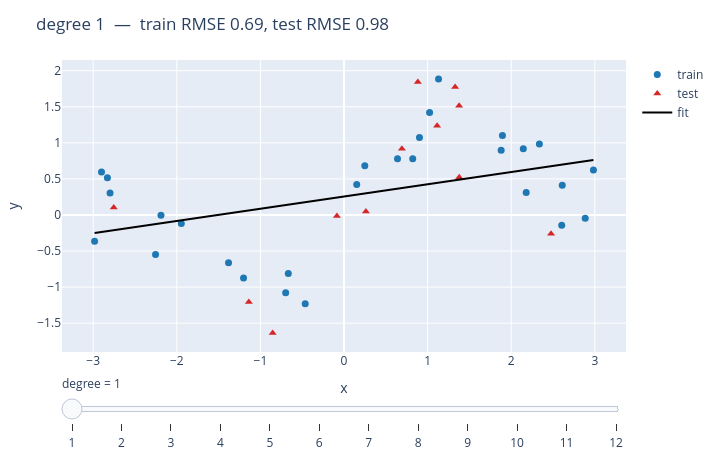

The notebook cell this image was saved under:
### Markdown cell above
### バイアス-バリアンス: 多項式の次数

なぜ次数 6 + リッジを選ぶのか。次数を上げると訓練誤差は下がり続けますが、CV 誤差は途中で増えます(過学習)。
下の Plotly スライダー(静的 HTML 可)で次数を動かして確認してください。

### Code cell
plotting.plotly_model_complexity(x, y, degrees=range(1, 13), test_size=0.3, seed=0).show()

### Figure 1 — Plotly figure (JSON) as saved in the notebook; plotly's stock layout.template omitted (floating-point values rounded to 4 significant figures; data arrays with more than 128 entries replaced by an {"elided": "..."} marker saying what was removed)
{"data": [{"marker": {"color": "#1f77b4", "size": 7}, "mode": "markers", "name": "train", "type": "scatter", "x": [2.61, -2.83, 2.983, 1.88, 2.337, 0.1521, 2.604, -1.381, -0.6665, -2.254, 0.2488, -0.4639, 2.179, -1.946, 2.144, -2.901, 1.131, -0.6979, 1.895, 1.024, -2.189, 0.9028, 0.8218, 0.6398, -1.202, 2.885, -2.799, -2.984], "y": [0.4114, 0.5148, 0.6239, 0.8987, 0.983, 0.4223, -0.1426, -0.6609, -0.8115, -0.5486, 0.6828, -1.231, 0.3108, -0.1184, 0.9197, 0.5951, 1.886, -1.077, 1.102, 1.422, -0.0045, 1.074, 0.7805, 0.7794, -0.8735, -0.0442, 0.3044, -0.3637]}, {"marker": {"color": "#d62728", "size": 7, "symbol": "triangle-up"}, "mode": "markers", "name": "test", "type": "scatter", "x": [0.8831, 0.6923, 1.113, -2.754, -1.139, -0.085, 1.377, -0.8532, 0.2617, 1.378, 1.329, 2.477], "y": [1.844, 0.9166, 1.239, 0.1021, -1.207, -0.0143, 1.515, -1.637, 0.0467, 0.5216, 1.773, -0.2615]}, {"line": {"color": "black"}, "mode": "lines", "name": "fit", "type": "scatter", "x": {"elided": "300 float values"}, "y": {"elided": "300 float values"}}], "layout": {"height": 460, "margin": {"b": 40, "l": 50, "r": 20, "t": 60}, "sliders": [{"currentvalue": {"prefix": "degree = "}, "steps": [{"args": [["1"], {"frame": {"duration": 0, "redraw": true}, "mode": "immediate"}], "label": "1", "method": "animate"}, {"args": [["2"], {"frame": {"duration": 0, "redraw": true}, "mode": "immediate"}], "label": "2", "method": "animate"}, {"args": [["3"], {"frame": {"duration": 0, "redraw": true}, "mode": "immediate"}], "label": "3", "method": "animate"}, {"args": [["4"], {"frame": {"duration": 0, "redraw": true}, "mode": "immediate"}], "label": "4", "method": "animate"}, {"args": [["5"], {"frame": {"duration": 0, "redraw": true}, "mode": "immediate"}], "label": "5", "method": "animate"}, {"args": [["6"], {"frame": {"duration": 0, "redraw": true}, "mode": "immediate"}], "label": "6", "method": "animate"}, {"args": [["7"], {"frame": {"duration": 0, "redraw": true}, "mode": "immediate"}], "label": "7", "method": "animate"}, {"args": [["8"], {"frame": {"duration": 0, "redraw": true}, "mode": "immediate"}], "label": "8", "method": "animate"}, {"args": [["9"], {"frame": {"duration": 0, "redraw": true}, "mode": "immediate"}], "label": "9", "method": "animate"}, {"args": [["10"], {"frame": {"duration": 0, "redraw": true}, "mode": "immediate"}], "label": "10", "method": "animate"}, {"args": [["11"], {"frame": {"duration": 0, "redraw": true}, "mode": "immediate"}], "label": "11", "method": "animate"}, {"args": [["12"], {"frame": {"duration": 0, "redraw": true}, "mode": "immediate"}], "label": "12", "method": "animate"}]}], "title": {"text": "degree 1  —  train RMSE 0.69, test RMSE 0.98"}, "width": 720, "xaxis": {"title": {"text": "x"}}, "yaxis": {"title": {"text": "y"}}}}
